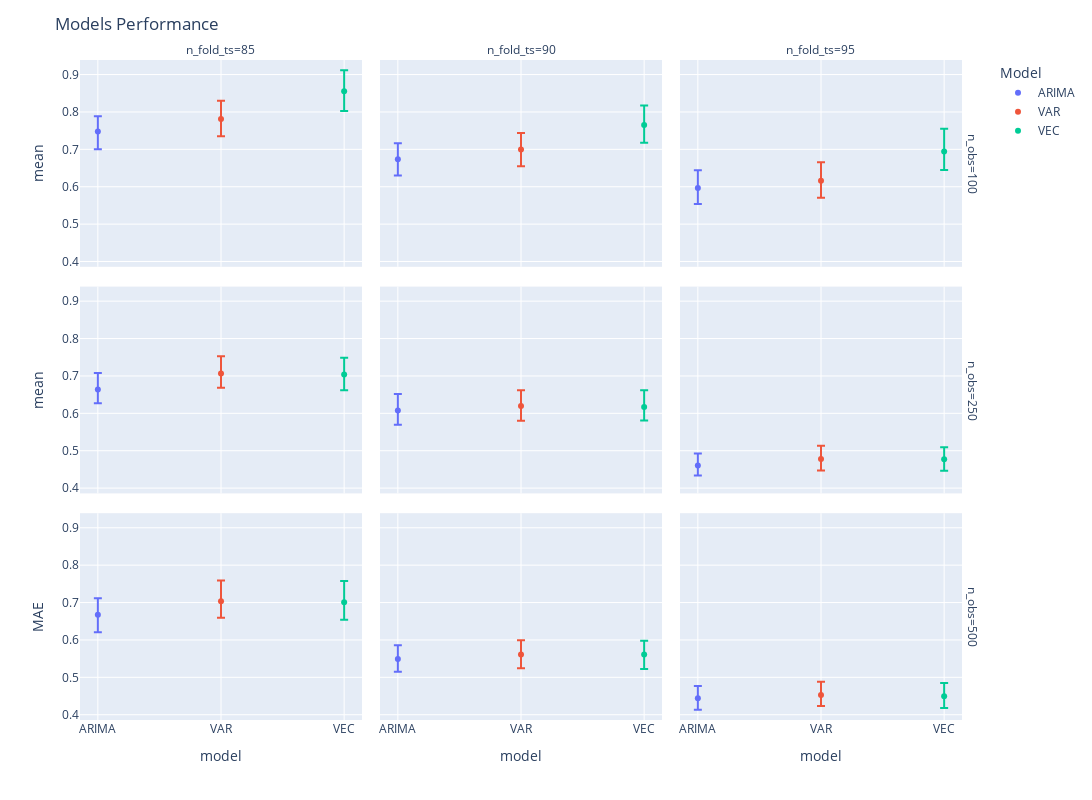

Write notebook code for a chart like this one.
### Code cell
filter_select = (df.n_ts==3) & (df.n_ma==0)
boot_df_ci_filter = df.loc[filter_select].copy()

fig = px.scatter(boot_df_ci_filter, x="model", y="mean", color="model", facet_col="n_fold_ts",facet_row="n_obs",error_y="ci_sup",error_y_minus="ci_inf")
fig.update_layout(width=1200, height=800)
fig.update_layout(title="Models Performance",yaxis_title="MAE",legend_title="Model")
fig.show()

### Figure 1 — Plotly figure (JSON) as saved in the notebook; plotly's stock layout.template omitted (floating-point values rounded to 4 significant figures)
{"data": [{"error_y": {"array": [0.04083], "arrayminus": [0.04697]}, "hovertemplate": "model=%{x}<br>n_obs=100<br>n_fold_ts=85<br>mean=%{y}<extra></extra>", "legendgroup": "ARIMA", "marker": {"color": "#636efa", "symbol": "circle"}, "mode": "markers", "name": "ARIMA", "orientation": "v", "showlegend": true, "type": "scatter", "x": ["ARIMA"], "xaxis": "x7", "y": [0.7476], "yaxis": "y7"}, {"error_y": {"array": [0.04288], "arrayminus": [0.04347]}, "hovertemplate": "model=%{x}<br>n_obs=100<br>n_fold_ts=90<br>mean=%{y}<extra></extra>", "legendgroup": "ARIMA", "marker": {"color": "#636efa", "symbol": "circle"}, "mode": "markers", "name": "ARIMA", "orientation": "v", "showlegend": false, "type": "scatter", "x": ["ARIMA"], "xaxis": "x8", "y": [0.6735], "yaxis": "y8"}, {"error_y": {"array": [0.04754], "arrayminus": [0.04279]}, "hovertemplate": "model=%{x}<br>n_obs=100<br>n_fold_ts=95<br>mean=%{y}<extra></extra>", "legendgroup": "ARIMA", "marker": {"color": "#636efa", "symbol": "circle"}, "mode": "markers", "name": "ARIMA", "orientation": "v", "showlegend": false, "type": "scatter", "x": ["ARIMA"], "xaxis": "x9", "y": [0.5968], "yaxis": "y9"}, {"error_y": {"array": [0.0437], "arrayminus": [0.03667]}, "hovertemplate": "model=%{x}<br>n_obs=250<br>n_fold_ts=85<br>mean=%{y}<extra></extra>", "legendgroup": "ARIMA", "marker": {"color": "#636efa", "symbol": "circle"}, "mode": "markers", "name": "ARIMA", "orientation": "v", "showlegend": false, "type": "scatter", "x": ["ARIMA"], "xaxis": "x4", "y": [0.664], "yaxis": "y4"}, {"error_y": {"array": [0.04426], "arrayminus": [0.03795]}, "hovertemplate": "model=%{x}<br>n_obs=250<br>n_fold_ts=90<br>mean=%{y}<extra></extra>", "legendgroup": "ARIMA", "marker": {"color": "#636efa", "symbol": "circle"}, "mode": "markers", "name": "ARIMA", "orientation": "v", "showlegend": false, "type": "scatter", "x": ["ARIMA"], "xaxis": "x5", "y": [0.6076], "yaxis": "y5"}, {"error_y": {"array": [0.03231], "arrayminus": [0.02669]}, "hovertemplate": "model=%{x}<br>n_obs=250<br>n_fold_ts=95<br>mean=%{y}<extra></extra>", "legendgroup": "ARIMA", "marker": {"color": "#636efa", "symbol": "circle"}, "mode": "markers", "name": "ARIMA", "orientation": "v", "showlegend": false, "type": "scatter", "x": ["ARIMA"], "xaxis": "x6", "y": [0.4603], "yaxis": "y6"}, {"error_y": {"array": [0.04398], "arrayminus": [0.04689]}, "hovertemplate": "model=%{x}<br>n_obs=500<br>n_fold_ts=85<br>mean=%{y}<extra></extra>", "legendgroup": "ARIMA", "marker": {"color": "#636efa", "symbol": "circle"}, "mode": "markers", "name": "ARIMA", "orientation": "v", "showlegend": false, "type": "scatter", "x": ["ARIMA"], "xaxis": "x", "y": [0.6674], "yaxis": "y"}, {"error_y": {"array": [0.03681], "arrayminus": [0.0337]}, "hovertemplate": "model=%{x}<br>n_obs=500<br>n_fold_ts=90<br>mean=%{y}<extra></extra>", "legendgroup": "ARIMA", "marker": {"color": "#636efa", "symbol": "circle"}, "mode": "markers", "name": "ARIMA", "orientation": "v", "showlegend": false, "type": "scatter", "x": ["ARIMA"], "xaxis": "x2", "y": [0.5488], "yaxis": "y2"}, {"error_y": {"array": [0.03295], "arrayminus": [0.03046]}, "hovertemplate": "model=%{x}<br>n_obs=500<br>n_fold_ts=95<br>mean=%{y}<extra></extra>", "legendgroup": "ARIMA", "marker": {"color": "#636efa", "symbol": "circle"}, "mode": "markers", "name": "ARIMA", "orientation": "v", "showlegend": false, "type": "scatter", "x": ["ARIMA"], "xaxis": "x3", "y": [0.444], "yaxis": "y3"}, {"error_y": {"array": [0.04877], "arrayminus": [0.04621]}, "hovertemplate": "model=%{x}<br>n_obs=100<br>n_fold_ts=85<br>mean=%{y}<extra></extra>", "legendgroup": "VAR", "marker": {"color": "#EF553B", "symbol": "circle"}, "mode": "markers", "name": "VAR", "orientation": "v", "showlegend": true, "type": "scatter", "x": ["VAR"], "xaxis": "x7", "y": [0.7811], "yaxis": "y7"}, {"error_y": {"array": [0.0443], "arrayminus": [0.04498]}, "hovertemplate": "model=%{x}<br>n_obs=100<br>n_fold_ts=90<br>mean=%{y}<extra></extra>", "legendgroup": "VAR", "marker": {"color": "#EF553B", "symbol": "circle"}, "mode": "markers", "name": "VAR", "orientation": "v", "showlegend": false, "type": "scatter", "x": ["VAR"], "xaxis": "x8", "y": [0.6997], "yaxis": "y8"}, {"error_y": {"array": [0.0499], "arrayminus": [0.04527]}, "hovertemplate": "model=%{x}<br>n_obs=100<br>n_fold_ts=95<br>mean=%{y}<extra></extra>", "legendgroup": "VAR", "marker": {"color": "#EF553B", "symbol": "circle"}, "mode": "markers", "name": "VAR", "orientation": "v", "showlegend": false, "type": "scatter", "x": ["VAR"], "xaxis": "x9", "y": [0.6159], "yaxis": "y9"}, {"error_y": {"array": [0.04649], "arrayminus": [0.03777]}, "hovertemplate": "model=%{x}<br>n_obs=250<br>n_fold_ts=85<br>mean=%{y}<extra></extra>", "legendgroup": "VAR", "marker": {"color": "#EF553B", "symbol": "circle"}, "mode": "markers", "name": "VAR", "orientation": "v", "showlegend": false, "type": "scatter", "x": ["VAR"], "xaxis": "x4", "y": [0.7062], "yaxis": "y4"}, {"error_y": {"array": [0.04228], "arrayminus": [0.03948]}, "hovertemplate": "model=%{x}<br>n_obs=250<br>n_fold_ts=90<br>mean=%{y}<extra></extra>", "legendgroup": "VAR", "marker": {"color": "#EF553B", "symbol": "circle"}, "mode": "markers", "name": "VAR", "orientation": "v", "showlegend": false, "type": "scatter", "x": ["VAR"], "xaxis": "x5", "y": [0.6198], "yaxis": "y5"}, {"error_y": {"array": [0.03511], "arrayminus": [0.03115]}, "hovertemplate": "model=%{x}<br>n_obs=250<br>n_fold_ts=95<br>mean=%{y}<extra></extra>", "legendgroup": "VAR", "marker": {"color": "#EF553B", "symbol": "circle"}, "mode": "markers", "name": "VAR", "orientation": "v", "showlegend": false, "type": "scatter", "x": ["VAR"], "xaxis": "x6", "y": [0.478], "yaxis": "y6"}, {"error_y": {"array": [0.05552], "arrayminus": [0.04449]}, "hovertemplate": "model=%{x}<br>n_obs=500<br>n_fold_ts=85<br>mean=%{y}<extra></extra>", "legendgroup": "VAR", "marker": {"color": "#EF553B", "symbol": "circle"}, "mode": "markers", "name": "VAR", "orientation": "v", "showlegend": false, "type": "scatter", "x": ["VAR"], "xaxis": "x", "y": [0.7037], "yaxis": "y"}, {"error_y": {"array": [0.03804], "arrayminus": [0.03696]}, "hovertemplate": "model=%{x}<br>n_obs=500<br>n_fold_ts=90<br>mean=%{y}<extra></extra>", "legendgroup": "VAR", "marker": {"color": "#EF553B", "symbol": "circle"}, "mode": "markers", "name": "VAR", "orientation": "v", "showlegend": false, "type": "scatter", "x": ["VAR"], "xaxis": "x2", "y": [0.5612], "yaxis": "y2"}, {"error_y": {"array": [0.0353], "arrayminus": [0.02956]}, "hovertemplate": "model=%{x}<br>n_obs=500<br>n_fold_ts=95<br>mean=%{y}<extra></extra>", "legendgroup": "VAR", "marker": {"color": "#EF553B", "symbol": "circle"}, "mode": "markers", "name": "VAR", "orientation": "v", "showlegend": false, "type": "scatter", "x": ["VAR"], "xaxis": "x3", "y": [0.4526], "yaxis": "y3"}, {"error_y": {"array": [0.05619], "arrayminus": [0.05283]}, "hovertemplate": "model=%{x}<br>n_obs=100<br>n_fold_ts=85<br>mean=%{y}<extra></extra>", "legendgroup": "VEC", "marker": {"color": "#00cc96", "symbol": "circle"}, "mode": "markers", "name": "VEC", "orientation": "v", "showlegend": true, "type": "scatter", "x": ["VEC"], "xaxis": "x7", "y": [0.8551], "yaxis": "y7"}, {"error_y": {"array": [0.05211], "arrayminus": [0.04777]}, "hovertemplate": "model=%{x}<br>n_obs=100<br>n_fold_ts=90<br>mean=%{y}<extra></extra>", "legendgroup": "VEC", "marker": {"color": "#00cc96", "symbol": "circle"}, "mode": "markers", "name": "VEC", "orientation": "v", "showlegend": false, "type": "scatter", "x": ["VEC"], "xaxis": "x8", "y": [0.7652], "yaxis": "y8"}, {"error_y": {"array": [0.06096], "arrayminus": [0.04948]}, "hovertemplate": "model=%{x}<br>n_obs=100<br>n_fold_ts=95<br>mean=%{y}<extra></extra>", "legendgroup": "VEC", "marker": {"color": "#00cc96", "symbol": "circle"}, "mode": "markers", "name": "VEC", "orientation": "v", "showlegend": false, "type": "scatter", "x": ["VEC"], "xaxis": "x9", "y": [0.6941], "yaxis": "y9"}, {"error_y": {"array": [0.04497], "arrayminus": [0.04227]}, "hovertemplate": "model=%{x}<br>n_obs=250<br>n_fold_ts=85<br>mean=%{y}<extra></extra>", "legendgroup": "VEC", "marker": {"color": "#00cc96", "symbol": "circle"}, "mode": "markers", "name": "VEC", "orientation": "v", "showlegend": false, "type": "scatter", "x": ["VEC"], "xaxis": "x4", "y": [0.7038], "yaxis": "y4"}, {"error_y": {"array": [0.04458], "arrayminus": [0.03654]}, "hovertemplate": "model=%{x}<br>n_obs=250<br>n_fold_ts=90<br>mean=%{y}<extra></extra>", "legendgroup": "VEC", "marker": {"color": "#00cc96", "symbol": "circle"}, "mode": "markers", "name": "VEC", "orientation": "v", "showlegend": false, "type": "scatter", "x": ["VEC"], "xaxis": "x5", "y": [0.6171], "yaxis": "y5"}, {"error_y": {"array": [0.03231], "arrayminus": [0.03064]}, "hovertemplate": "model=%{x}<br>n_obs=250<br>n_fold_ts=95<br>mean=%{y}<extra></extra>", "legendgroup": "VEC", "marker": {"color": "#00cc96", "symbol": "circle"}, "mode": "markers", "name": "VEC", "orientation": "v", "showlegend": false, "type": "scatter", "x": ["VEC"], "xaxis": "x6", "y": [0.4771], "yaxis": "y6"}, {"error_y": {"array": [0.05706], "arrayminus": [0.04691]}, "hovertemplate": "model=%{x}<br>n_obs=500<br>n_fold_ts=85<br>mean=%{y}<extra></extra>", "legendgroup": "VEC", "marker": {"color": "#00cc96", "symbol": "circle"}, "mode": "markers", "name": "VEC", "orientation": "v", "showlegend": false, "type": "scatter", "x": ["VEC"], "xaxis": "x", "y": [0.7007], "yaxis": "y"}, {"error_y": {"array": [0.03714], "arrayminus": [0.03844]}, "hovertemplate": "model=%{x}<br>n_obs=500<br>n_fold_ts=90<br>mean=%{y}<extra></extra>", "legendgroup": "VEC", "marker": {"color": "#00cc96", "symbol": "circle"}, "mode": "markers", "name": "VEC", "orientation": "v", "showlegend": false, "type": "scatter", "x": ["VEC"], "xaxis": "x2", "y": [0.561], "yaxis": "y2"}, {"error_y": {"array": [0.03562], "arrayminus": [0.031]}, "hovertemplate": "model=%{x}<br>n_obs=500<br>n_fold_ts=95<br>mean=%{y}<extra></extra>", "legendgroup": "VEC", "marker": {"color": "#00cc96", "symbol": "circle"}, "mode": "markers", "name": "VEC", "orientation": "v", "showlegend": false, "type": "scatter", "x": ["VEC"], "xaxis": "x3", "y": [0.4493], "yaxis": "y3"}], "layout": {"annotations": [{"font": {}, "showarrow": false, "text": "n_fold_ts=85", "x": 0.1567, "xanchor": "center", "xref": "paper", "y": 1.0, "yanchor": "bottom", "yref": "paper"}, {"font": {}, "showarrow": false, "text": "n_fold_ts=90", "x": 0.49, "xanchor": "center", "xref": "paper", "y": 1.0, "yanchor": "bottom", "yref": "paper"}, {"font": {}, "showarrow": false, "text": "n_fold_ts=95", "x": 0.8233, "xanchor": "center", "xref": "paper", "y": 1.0, "yanchor": "bottom", "yref": "paper"}, {"font": {}, "showarrow": false, "text": "n_obs=500", "textangle": 90, "x": 0.98, "xanchor": "left", "xref": "paper", "y": 0.1567, "yanchor": "middle", "yref": "paper"}, {"font": {}, "showarrow": false, "text": "n_obs=250", "textangle": 90, "x": 0.98, "xanchor": "left", "xref": "paper", "y": 0.5, "yanchor": "middle", "yref": "paper"}, {"font": {}, "showarrow": false, "text": "n_obs=100", "textangle": 90, "x": 0.98, "xanchor": "left", "xref": "paper", "y": 0.8433, "yanchor": "middle", "yref": "paper"}], "height": 800, "legend": {"title": {"text": "Model"}, "tracegroupgap": 0}, "margin": {"t": 60}, "title": {"text": "Models Performance"}, "width": 1200, "xaxis": {"anchor": "y", "autorange": true, "categoryarray": ["ARIMA", "VAR", "VEC"], "categoryorder": "array", "domain": [0, 0.3133], "range": [-0.1414, 2.141], "title": {"text": "model"}, "type": "category"}, "xaxis2": {"anchor": "y2", "autorange": true, "categoryarray": ["ARIMA", "VAR", "VEC"], "categoryorder": "array", "domain": [0.3333, 0.6467], "matches": "x", "range": [-0.1414, 2.141], "title": {"text": "model"}, "type": "category"}, "xaxis3": {"anchor": "y3", "autorange": true, "categoryarray": ["ARIMA", "VAR", "VEC"], "categoryorder": "array", "domain": [0.6667, 0.98], "matches": "x", "range": [-0.1414, 2.141], "title": {"text": "model"}, "type": "category"}, "xaxis4": {"anchor": "y4", "autorange": true, "domain": [0, 0.3133], "matches": "x", "range": [-0.1414, 2.141], "showticklabels": false, "type": "category"}, "xaxis5": {"anchor": "y5", "autorange": true, "domain": [0.3333, 0.6467], "matches": "x", "range": [-0.1414, 2.141], "showticklabels": false, "type": "category"}, "xaxis6": {"anchor": "y6", "autorange": true, "domain": [0.6667, 0.98], "matches": "x", "range": [-0.1414, 2.141], "showticklabels": false, "type": "category"}, "xaxis7": {"anchor": "y7", "autorange": true, "domain": [0, 0.3133], "matches": "x", "range": [-0.1414, 2.141], "showticklabels": false, "type": "category"}, "xaxis8": {"anchor": "y8", "autorange": true, "domain": [0.3333, 0.6467], "matches": "x", "range": [-0.1414, 2.141], "showticklabels": false, "type": "category"}, "xaxis9": {"anchor": "y9", "autorange": true, "domain": [0.6667, 0.98], "matches": "x", "range": [-0.1414, 2.141], "showticklabels": false, "type": "category"}, "yaxis": {"anchor": "x", "autorange": true, "domain": [0, 0.3133], "range": [0.3859, 0.9389], "title": {"text": "MAE"}, "type": "linear"}, "yaxis2": {"anchor": "x2", "autorange": true, "domain": [0, 0.3133], "matches": "y", "range": [0.3859, 0.9389], "showticklabels": false, "type": "linear"}, "yaxis3": {"anchor": "x3", "autorange": true, "domain": [0, 0.3133], "matches": "y", "range": [0.3859, 0.9389], "showticklabels": false, "type": "linear"}, "yaxis4": {"anchor": "x4", "autorange": true, "domain": [0.3433, 0.6567], "matches": "y", "range": [0.3859, 0.9389], "title": {"text": "mean"}, "type": "linear"}, "yaxis5": {"anchor": "x5", "autorange": true, "domain": [0.3433, 0.6567], "matches": "y", "range": [0.3859, 0.9389], "showticklabels": false, "type": "linear"}, "yaxis6": {"anchor": "x6", "autorange": true, "domain": [0.3433, 0.6567], "matches": "y", "range": [0.3859, 0.9389], "showticklabels": false, "type": "linear"}, "yaxis7": {"anchor": "x7", "autorange": true, "domain": [0.6867, 1.0], "matches": "y", "range": [0.3859, 0.9389], "title": {"text": "mean"}, "type": "linear"}, "yaxis8": {"anchor": "x8", "autorange": true, "domain": [0.6867, 1.0], "matches": "y", "range": [0.3859, 0.9389], "showticklabels": false, "type": "linear"}, "yaxis9": {"anchor": "x9", "autorange": true, "domain": [0.6867, 1.0], "matches": "y", "range": [0.3859, 0.9389], "showticklabels": false, "type": "linear"}}}
